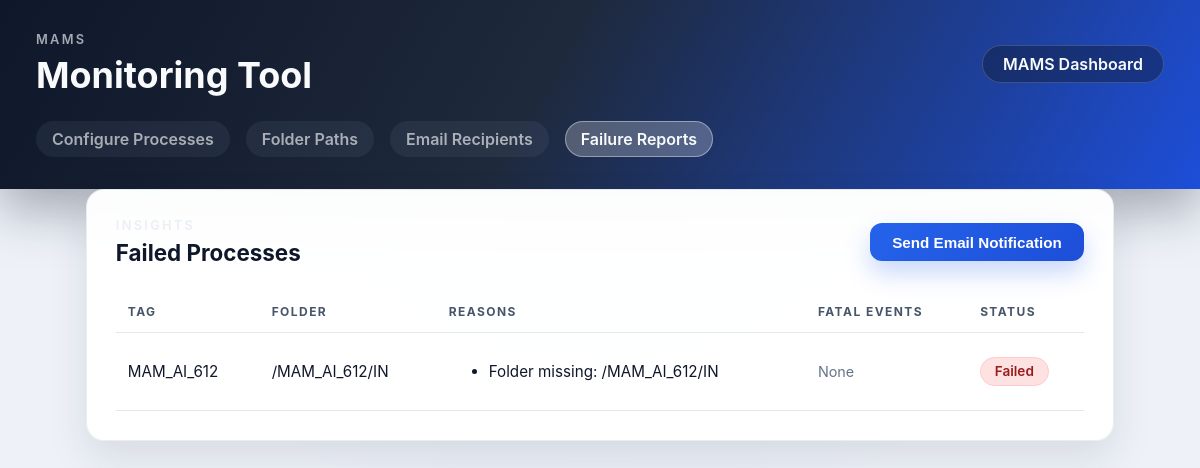
The page /reports on the database as committed earlier.
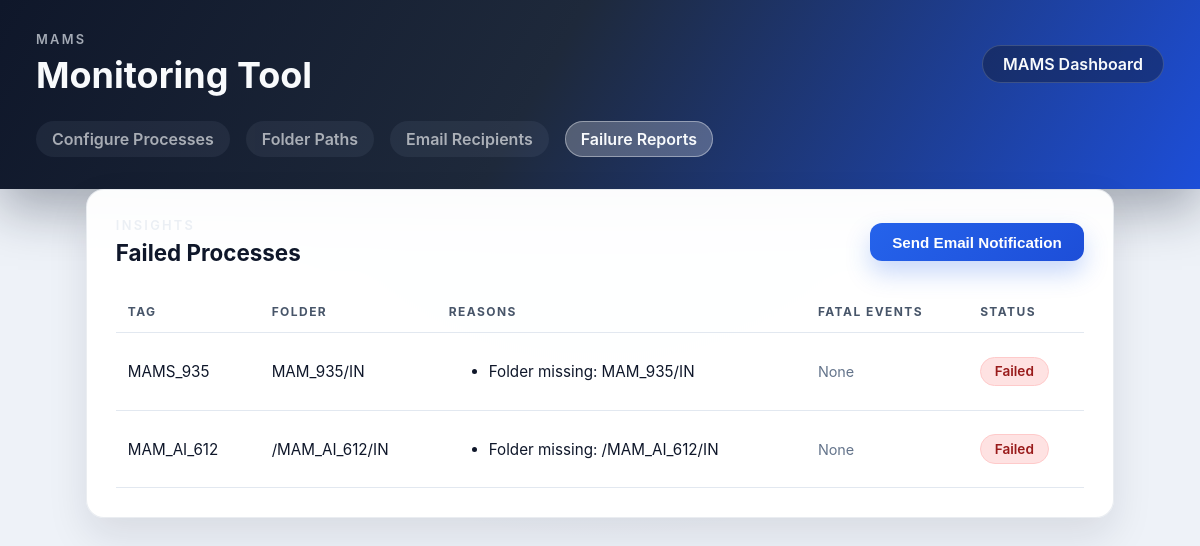
The same page on the database as committed later.
### tables this page shows
CREATE TABLE processes (
    id INTEGER PRIMARY KEY AUTOINCREMENT,
    tag_name TEXT NOT NULL UNIQUE,
    folder_path TEXT NOT NULL,
    created_at TEXT NOT NULL DEFAULT (datetime('now'))
);

### monitoring_tool/app.py (the view, shortened to what this page needs)
    @app.route("/reports", methods=["GET", "POST"])
    def reports():
        processes = process_service.list_processes()
        report_rows = report_service.list_process_reports(processes)
        failed = [row for row in report_rows if row["status"] == "Failed"]
        return render_template("reports.html", report_rows=report_rows)

### monitoring_tool/db.py (called while the page is built)
def get_connection() -> sqlite3.Connection:
    connection = sqlite3.connect(DB_PATH)
    connection.row_factory = sqlite3.Row
    return connection

def query_all(query: str, params: Iterable | None = None) -> list[sqlite3.Row]:
    with get_connection() as connection:
        cursor = connection.execute(query, params or [])
        return cursor.fetchall()

### monitoring_tool/services/filesystem_service.py (called while the page is built, shortened)
def evaluate_folder(folder_path: str) -> FileCheckResult:
    folder = Path(folder_path)
    if not folder.exists():
        return FileCheckResult(True, f"Folder missing: {folder_path}")

### monitoring_tool/services/process_service.py (called while the page is built)
def list_processes() -> list[dict]:
    rows = db.query_all(
        "SELECT id, tag_name, folder_path FROM processes WHERE folder_path != '' ORDER BY tag_name"
    )
    return [dict(row) for row in rows]

### monitoring_tool/services/report_service.py (called while the page is built)
def list_fatal_events(tag_name: str) -> list[dict]:
    rows = db.query_all(
        "SELECT event_time, description FROM fatal_events WHERE tag_name = ? ORDER BY event_time DESC",
        [tag_name],
    )
    return [dict(row) for row in rows]

### monitoring_tool/templates/reports.html
 {% extends "base.html" %}
 {% block content %}
 <section class="panel">
  <div class="panel-header">
    <div>
      <p class="eyebrow">Insights</p>
      <h2>Failed Processes</h2>
    </div>
    <form method="post" class="inline-form">
      <button type="submit" class="button primary">Send Email Notification</button>
    </form>
  </div>
  {% if report_rows %}
  <div class="table-wrapper">
    <table>
      <thead>
        <tr>
          <th>Tag</th>
          <th>Folder</th>
          <th>Reasons</th>
          <th>Fatal events</th>
          <th>Status</th>
        </tr>
      </thead>
      <tbody>
        {% for process in report_rows %}
          <tr>
            <td>{{ process.tag_name }}</td>
            <td>{{ process.folder_path }}</td>
            <td>
              {% if process.reasons %}
                <ul>
                  {% for reason in process.reasons %}
                    <li>{{ reason }}</li>
                  {% endfor %}
                </ul>
              {% else %}
                <span class="muted">No issues</span>
              {% endif %}
            </td>
            <td>
              {% if process.fatal_events %}
                <ul>
                  {% for event in process.fatal_events %}
                    <li>{{ event.event_time }} - {{ event.description }}</li>
                  {% endfor %}
                </ul>
              {% else %}
                <span class="muted">None</span>
              {% endif %}
            </td>
            <td>
              <span class="status-badge {{ process.status_class }}">{{ process.status }}</span>
            </td>
          </tr>
        {% endfor %}
      </tbody>
    </table>
     </div>
   {% else %}
   <p class="muted">No monitored processes configured.</p>
   {% endif %}
 </section>
 {% endblock %}

### monitoring_tool/templates/base.html (shortened to what this page needs)
 <!doctype html>
 <html lang="en">
   <head>
     <link rel="stylesheet" href="{{ url_for('static', filename='styles.css') }}">
   </head>
   <body>
    <header class="topbar">
      <div class="brand">
        <div>
          <p class="eyebrow">MAMS</p>
          <h1> Monitoring Tool</h1>
        </div>
        <span class="status-pill">MAMS Dashboard</span>
      </div>
      <nav class="nav-links">
         <a class="nav-link {{ 'active' if request.endpoint == 'configure' else 'inactive' }}" href="{{ url_for('configure') }}">Configure Processes</a>
         <a class="nav-link {{ 'active' if request.endpoint == 'folders' else 'inactive' }}" href="{{ url_for('folders') }}">Folder Paths</a>
         <a class="nav-link {{ 'active' if request.endpoint == 'recipients' else 'inactive' }}" href="{{ url_for('recipients') }}">Email Recipients</a>
         <a class="nav-link {{ 'active' if request.endpoint == 'reports' else 'inactive' }}" href="{{ url_for('reports') }}">Failure Reports</a>
       </nav>
     </header>
    <main class="page">
       {% block content %}{% endblock %}
     </main>
   </body>
  <br
 </html>

### monitoring_tool/static/styles.css (style rules this page uses)
:root { color-scheme: light; font-family: "Inter", "Segoe UI", system-ui, sans-serif; background: #eef2f8; color: #0f172a; }
* { box-sizing: border-box; }
body { margin: 0; min-height: 100vh; background: radial-gradient(circle at top, rgba(37, 99, 235, 0.08), transparent 55%), #eef2f8; }
.topbar { background: linear-gradient(120deg, #0f172a 0%, #1e293b 45%, #1d4ed8 100%); color: #f8fafc; padding: 2rem clamp(1.5rem, 3vw, 3rem); display: flex; flex-direction: column; gap: 1.5rem; box-shadow: 0 20px 50px rgba(15, 23, 42, 0.35); }
.brand { display: flex; flex-wrap: wrap; align-items: center; justify-content: space-between; gap: 1.5rem; }
.eyebrow { margin: 0 0 0.35rem; font-size: 0.8rem; text-transform: uppercase; letter-spacing: 0.18em; color: rgba(226, 232, 240, 0.7); font-weight: 600; }
.brand h1 { margin: 0; font-size: clamp(2rem, 3vw, 2.6rem); }
.status-pill { padding: 0.5rem 1.25rem; border-radius: 999px; background: rgba(15, 23, 42, 0.4); border: 1px solid rgba(148, 163, 184, 0.3); font-weight: 600; }
.nav-links { display: flex; gap: 1rem; flex-wrap: wrap; }
.nav-links a { color: #f8fafc; text-decoration: none; font-weight: 600; padding: 0.5rem 1rem; border-radius: 999px; background: rgba(148, 163, 184, 0.15); transition: transform 0.2s ease, background 0.2s ease, opacity 0.2s ease; }
.nav-links a.active { background: rgba(248, 250, 252, 0.24); box-shadow: inset 0 0 0 1px rgba(248, 250, 252, 0.4); }
.nav-links a.inactive { opacity: 0.65; }
.page { padding: 2.5rem clamp(1.5rem, 3vw, 3rem); display: flex; flex-direction: column; gap: 1.75rem; max-width: 1100px; margin: -2.5rem auto 2rem; }
.panel { background: rgba(255, 255, 255, 0.96); border-radius: 18px; padding: 1.8rem; box-shadow: 0 18px 40px rgba(15, 23, 42, 0.1); border: 1px solid rgba(148, 163, 184, 0.2); backdrop-filter: blur(6px); }
.panel-header { display: flex; flex-wrap: wrap; justify-content: space-between; align-items: center; gap: 1rem; margin-bottom: 1.5rem; }
.panel-header h2 { margin: 0; font-size: 1.4rem; }
.button, button { padding: 0.65rem 1.4rem; border-radius: 12px; border: none; font-weight: 600; cursor: pointer; font-size: 0.95rem; transition: transform 0.2s ease, box-shadow 0.2s ease; }
.button.primary, button.primary, button { background: linear-gradient(135deg, #2563eb, #1d4ed8); color: #ffffff; box-shadow: 0 12px 25px rgba(37, 99, 235, 0.25); }
table { width: 100%; border-collapse: collapse; font-size: 0.95rem; }
th, td { text-align: left; padding: 0.85rem 0.75rem; border-bottom: 1px solid #e2e8f0; }
th { color: #475569; text-transform: uppercase; font-size: 0.75rem; letter-spacing: 0.12em; }
.table-wrapper { width: 100%; overflow-x: auto; }
.status-badge { display: inline-flex; align-items: center; justify-content: center; padding: 0.35rem 0.85rem; border-radius: 999px; font-weight: 600; font-size: 0.85rem; border: 1px solid transparent; }
.status-failed { background: #fee2e2; color: #991b1b; border-color: #fecaca; }
.muted { color: #64748b; font-size: 0.9rem; }
.inline-form { margin-top: 0; }

Rows that differ between the two databases and show on the page:
added processes: tag_name "MAMS_935", folder_path "MAM_935/IN", reasons "Folder missing: MAM_935/IN", status "Failed"
